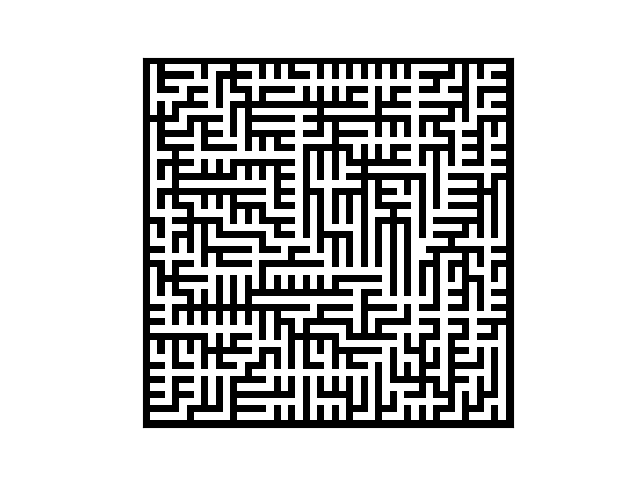
#> input picture maze/images/p4XUme6A.png, 640 x 480 px; its folder holds 4 pictures in this run
$ python solve.py
#> lines starting #> are read from the running program, lines starting #| are printed output that depends on the picture; after the words box and inside, x2 and y2 are one past the last pixel; in counts of white or black regions, pixels touching at a corner belong together
import os
import heapq
import numpy as np
from PIL import Image
import matplotlib.pyplot as plt
import time

# Function to count turns in a path
def count_turns_in_path(path):
    if len(path) < 2:
        return 0
    turns = 0
    prev_direction = (path[1][0] - path[0][0], path[1][1] - path[0][1])
    for i in range(2, len(path)):
        curr_direction = (path[i][0] - path[i-1][0], path[i][1] - path[i-1][1])
        if curr_direction != prev_direction:
            turns += 1
        prev_direction = curr_direction
    return turns

def count_turns(prev_direction, new_direction):
    if prev_direction is None:
        return 0  # Không có khúc cua ở bước đầu tiên
    return 1 if prev_direction != new_direction else 0

# Enhanced heuristic: balances between shortest distance and fewer turns
def heuristic_fastest(a, b, current_turns, future_turns_weight=1.5):
    distance = abs(a[0] - b[0]) + abs(a[1] - b[1])
    return distance + future_turns_weight * current_turns

# A* Fastest Algorithm: Minimizes both distance and turns
def a_star_fastest(maze, start, goal):
    neighbors = [(0, 1), (0, -1), (1, 0), (-1, 0)]
    open_list = []
    heapq.heappush(open_list, (0, start, None))  # (f_score, current position, previous direction)

    came_from = {}
    g_score = {start: 0}
    f_score = {start: heuristic_fastest(start, goal, 0)}

    while open_list:
        current_f, current, prev_direction = heapq.heappop(open_list)

        if current == goal:
            path = []
            while current in came_from:
                path.append(current)
                current = came_from[current]
            path.append(start)
            return path[::-1]

        for neighbor in neighbors:
            neighbor_pos = (current[0] + neighbor[0], current[1] + neighbor[1])
            new_direction = neighbor

            if 0 <= neighbor_pos[0] < maze.shape[0] and 0 <= neighbor_pos[1] < maze.shape[1]:
                if maze[neighbor_pos[0], neighbor_pos[1]] == 1:  # Wall
                    continue

                # Move cost + turn cost
                time_to_move = 1  # Moving in a straight line
                turns_cost = count_turns(prev_direction, new_direction)
                time_to_move += turns_cost  # Adds turn cost

                tentative_g_score = g_score[current] + time_to_move

                if neighbor_pos not in g_score or tentative_g_score < g_score[neighbor_pos]:
                    came_from[neighbor_pos] = current
                    g_score[neighbor_pos] = tentative_g_score
                    total_turns = count_turns_in_path([current, neighbor_pos])
                    f_score[neighbor_pos] = tentative_g_score + heuristic_fastest(neighbor_pos, goal, total_turns)
                    heapq.heappush(open_list, (f_score[neighbor_pos], neighbor_pos, new_direction))

    return []

def heuristic_shortest(a, b):
    return abs(a[0] - b[0]) + abs(a[1] - b[1])

# A* Shortest Algorithm: Minimizes only the distance
def a_star_shortest(maze, start, goal):
    open_list = []
    heapq.heappush(open_list, (0, start))
    came_from = {}
    g_score = {start: 0}

    while open_list:
        _, current = heapq.heappop(open_list)

        if current == goal:
            path = []
            while current in came_from:
                path.append(current)
                current = came_from[current]
            return path[::-1]

        for direction in [(0, 1), (1, 0), (0, -1), (-1, 0)]:
            neighbor = (current[0] + direction[0], current[1] + direction[1])
            if maze[neighbor[0], neighbor[1]] == 1:  # Wall
                continue

            tentative_g_score = g_score[current] + 1

            if neighbor not in g_score or tentative_g_score < g_score[neighbor]:
                came_from[neighbor] = current
                g_score[neighbor] = tentative_g_score
                f_score = tentative_g_score + heuristic_shortest(neighbor, goal)
                heapq.heappush(open_list, (f_score, neighbor))

    return []

# Function to draw both paths on the maze
def draw_paths(maze, fastest_path, shortest_path, fastest_time, shortest_time):
    plt.imshow(maze, cmap="binary")

    # Plot fastest path in red
    for x, y in fastest_path:
        plt.scatter(y, x, color='red', s=10)

    # Plot shortest path in blue
    for x, y in shortest_path:
        plt.scatter(y, x, color='blue', s=10)

    plt.title(f"Maze Solver\nTime 1: {fastest_time:.3f}ms\nTime 2: {shortest_time:.3f}ms", fontsize=11)
    plt.xticks([]), plt.yticks([])
    plt.show()

# Load maze and solve
def run_solver(filename):
#> called with filename = 'p4XUme6A'
    file_paths = [f'mazes/{filename}.npy', f'images/{filename}.png']
    maze = np.load(file_paths[0]) if os.path.exists(file_paths[0]) else np.array(Image.open(file_paths[1]).convert("L")) // 255
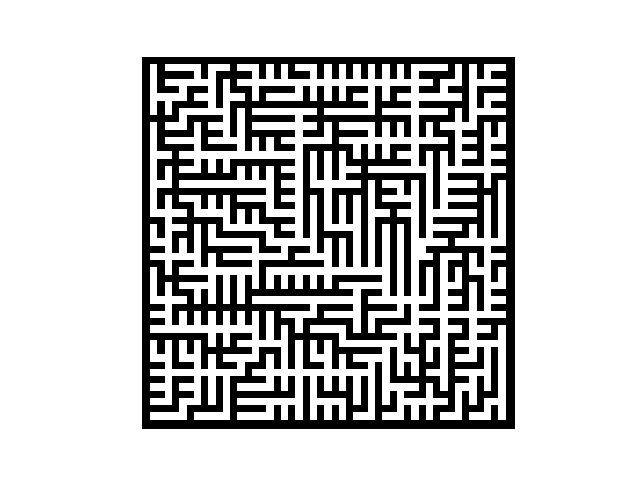
#> maze: shape (480, 640); values 0 (black) and 1 (white), 76.9% white; 1 black region, box (x1, y1, x2, y2) and area: (142, 57, 515, 429) 70849
    start, goal = (1, 1), (maze.shape[0] - 2, maze.shape[1] - 2)
#> start = (1, 1); goal = (478, 638)

    # Solve for fastest path
    start_time = time.time()
    path_1 = a_star_fastest(maze, start, goal)
#> path_1 = []
    time_1 = (time.time() - start_time) * 1000

    # Solve for shortest path
    start_time = time.time()
    path_2 = a_star_shortest(maze, start, goal)
#> path_2 = []
    time_2 = (time.time() - start_time) * 1000

    # Display results
    if path_1 and path_2:
        draw_paths(maze, path_1, path_2, time_1, time_2)

run_solver('p4XUme6A')

# làm sao biết đích random từ generate.py? sửa giải thuật của a_star_fastest là kết hợp a* với đường có ít khúc cua nhất có thể, a_star_shortest là a* gốc mà hạn chế trùng đường với a_star_fastest
